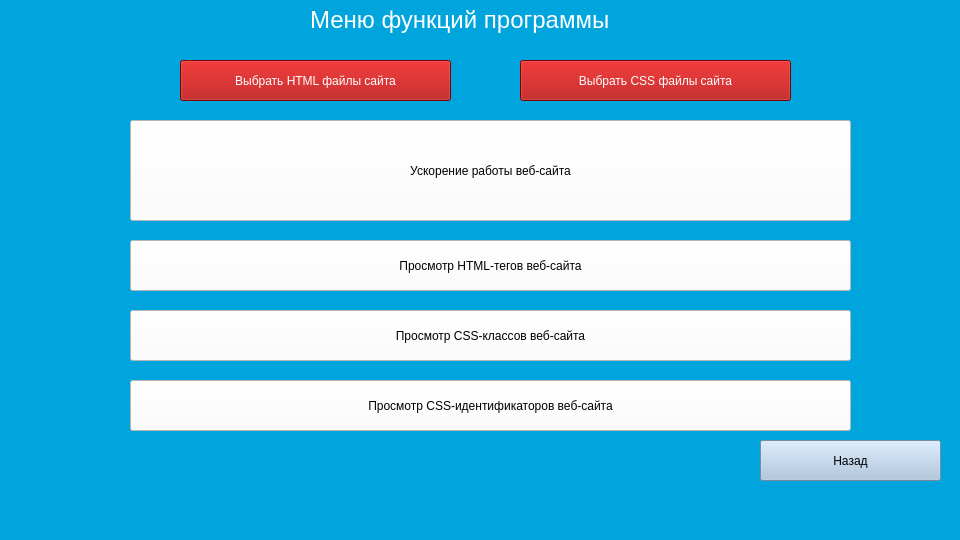
<?xml version="1.0" encoding="UTF-8"?>
<ui version="4.0">
 <class>MainWindow</class>
 <widget class="QMainWindow" name="MainWindow">
  <property name="geometry">
   <rect>
    <x>0</x>
    <y>0</y>
    <width>960</width>
    <height>540</height>
   </rect>
  </property>
  <property name="windowTitle">
   <string>MainWindow</string>
  </property>
  <property name="styleSheet">
   <string notr="true">background-color: rgb(0, 165, 221);</string>
  </property>
  <widget class="QWidget" name="centralwidget">
   <widget class="QLabel" name="label">
    <property name="geometry">
     <rect>
      <x>310</x>
      <y>-10</y>
      <width>381</width>
      <height>61</height>
     </rect>
    </property>
    <property name="styleSheet">
     <string notr="true">color: rgb(255, 255, 255);</string>
    </property>
    <property name="text">
     <string>&lt;html&gt;&lt;head/&gt;&lt;body&gt;&lt;p&gt;&lt;span style=&quot; font-size:18pt;&quot;&gt;Меню функций программы&lt;/span&gt;&lt;/p&gt;&lt;/body&gt;&lt;/html&gt;</string>
    </property>
   </widget>
   <widget class="QPushButton" name="pushButton">
    <property name="geometry">
     <rect>
      <x>130</x>
      <y>120</y>
      <width>721</width>
      <height>101</height>
     </rect>
    </property>
    <property name="styleSheet">
     <string notr="true">background-color: rgb(255, 255, 255);
font: 12pt &quot;MS Shell Dlg 2&quot;;</string>
    </property>
    <property name="text">
     <string>Ускорение работы веб-сайта</string>
    </property>
   </widget>
   <widget class="QPushButton" name="pushButton_2">
    <property name="geometry">
     <rect>
      <x>130</x>
      <y>240</y>
      <width>721</width>
      <height>51</height>
     </rect>
    </property>
    <property name="styleSheet">
     <string notr="true">background-color: rgb(255, 255, 255);
font: 12pt &quot;MS Shell Dlg 2&quot;;</string>
    </property>
    <property name="text">
     <string>Просмотр HTML-тегов веб-сайта</string>
    </property>
   </widget>
   <widget class="QPushButton" name="pushButton_3">
    <property name="geometry">
     <rect>
      <x>130</x>
      <y>310</y>
      <width>721</width>
      <height>51</height>
     </rect>
    </property>
    <property name="styleSheet">
     <string notr="true">background-color: rgb(255, 255, 255);
font: 12pt &quot;MS Shell Dlg 2&quot;;</string>
    </property>
    <property name="text">
     <string>Просмотр CSS-классов веб-сайта</string>
    </property>
   </widget>
   <widget class="QPushButton" name="pushButton_4">
    <property name="geometry">
     <rect>
      <x>130</x>
      <y>380</y>
      <width>721</width>
      <height>51</height>
     </rect>
    </property>
    <property name="styleSheet">
     <string notr="true">background-color: rgb(255, 255, 255);
font: 12pt &quot;MS Shell Dlg 2&quot;;</string>
    </property>
    <property name="text">
     <string>Просмотр CSS-идентификаторов веб-сайта</string>
    </property>
   </widget>
   <widget class="QPushButton" name="pushButton_5">
    <property name="geometry">
     <rect>
      <x>760</x>
      <y>440</y>
      <width>181</width>
      <height>41</height>
     </rect>
    </property>
    <property name="styleSheet">
     <string notr="true">background-color: rgb(168, 193, 221);
font: 10pt &quot;MS Shell Dlg 2&quot;;
color: rgb(0, 0, 0);</string>
    </property>
    <property name="text">
     <string>Назад</string>
    </property>
    <property name="iconSize">
     <size>
      <width>40</width>
      <height>40</height>
     </size>
    </property>
   </widget>
   <widget class="QPushButton" name="pushButton_6">
    <property name="geometry">
     <rect>
      <x>180</x>
      <y>60</y>
      <width>271</width>
      <height>41</height>
     </rect>
    </property>
    <property name="styleSheet">
     <string notr="true">background-color: rgb(170, 0, 0);
font: 10pt &quot;MS Shell Dlg 2&quot;;
color: rgb(255, 255, 255);</string>
    </property>
    <property name="text">
     <string>Выбрать HTML файлы сайта</string>
    </property>
    <property name="iconSize">
     <size>
      <width>40</width>
      <height>40</height>
     </size>
    </property>
   </widget>
   <widget class="QPushButton" name="pushButton_7">
    <property name="geometry">
     <rect>
      <x>520</x>
      <y>60</y>
      <width>271</width>
      <height>41</height>
     </rect>
    </property>
    <property name="styleSheet">
     <string notr="true">background-color: rgb(170, 0, 0);
font: 10pt &quot;MS Shell Dlg 2&quot;;
color: rgb(255, 255, 255);</string>
    </property>
    <property name="text">
     <string>Выбрать CSS файлы сайта</string>
    </property>
    <property name="iconSize">
     <size>
      <width>40</width>
      <height>40</height>
     </size>
    </property>
   </widget>
  </widget>
  <widget class="QMenuBar" name="menubar">
   <property name="geometry">
    <rect>
     <x>0</x>
     <y>0</y>
     <width>960</width>
     <height>26</height>
    </rect>
   </property>
  </widget>
  <widget class="QStatusBar" name="statusbar"/>
 </widget>
 <resources/>
 <connections/>
</ui>
